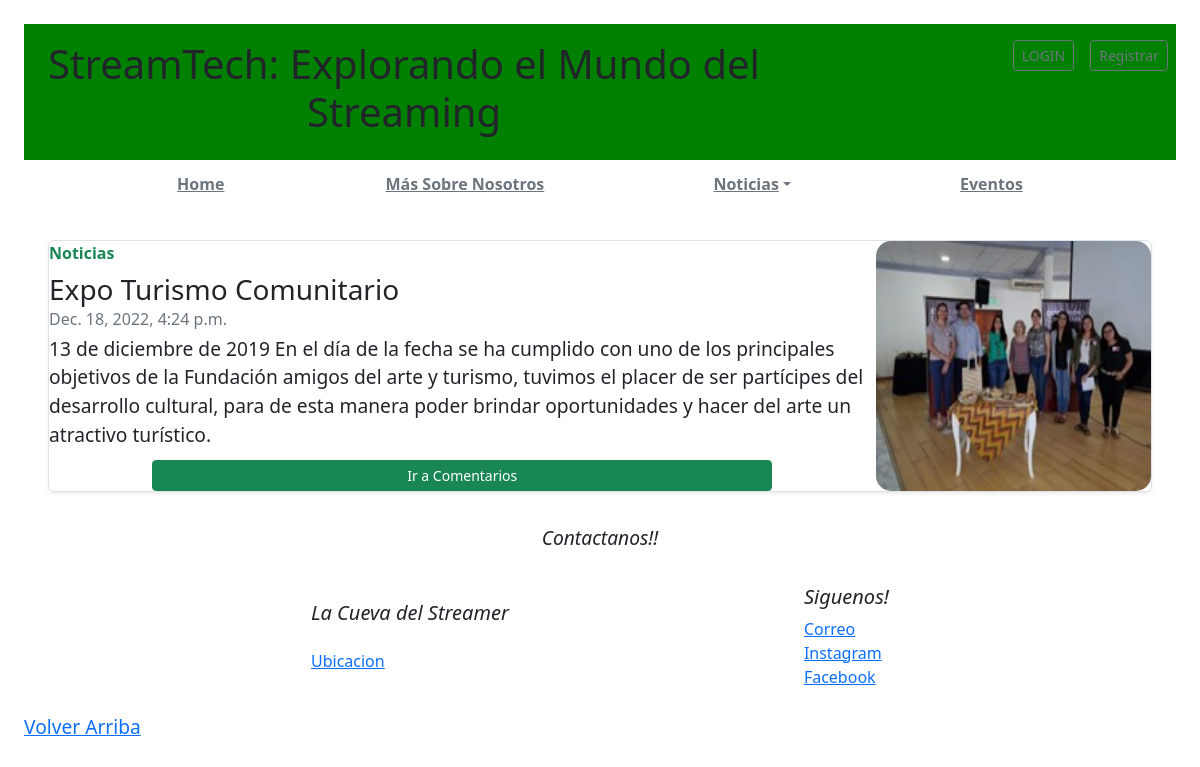
Page /Noticias/turismo on the committed database.
### apps/noticias/models.py (models this page shows, shortened)
class Post(models.Model):
    titulo = models.CharField(max_length=100)
    contenido = models.TextField(blank=True, null=True)
    imagen = models.ImageField(null=True, blank=True, upload_to='static/img/')
    fecha = models.DateTimeField(auto_now_add=True)
    categoria = models.ForeignKey(Categoria, on_delete = models.CASCADE)

### apps/noticias/views.py (the view)
# urls.py: path('turismo' , listar_NoticiasTurismo, name='listarturismo.html'),
def listar_NoticiasTurismo(request):
    posts = Post.objects.all().filter(categoria=2)
    post_ordenados = posts.order_by('-fecha')
    return render(request, 'noticias/listarturismo.html', { 'post_noticias': post_ordenados})

### templates/noticias/listarturismo.html (shortened to what this page needs)
{% extends 'basetemplate.html'%}
{% load static%}
{%block contenido%}
{% for post in post_noticias %}
    <div class="p-4 p-md-8  col-md-12">
        <div class="row g-0 border rounded flex-md-row mb-9 shadow-sm h-md-250 position-relative h-100">
            <div class="col p-md-8 d-flex flex-column position-static">
                <strong class="d-inline-block mb-2 text-success">Noticias</strong>
                <h3 class="mb-0">{{post.titulo}}</h3>
                <div class="mb-1 text-muted">{{ post.fecha }}</div>
                <p class="mb-auto">{{ post.contenido |safe }}</p>
                <a class="btn btn-success btn-sm mb-10 mx-auto w-75"
                    href="{% url 'noticias:detallenoticias' post.id %}">Ir a Comentarios </a>
            </div>
            <div class="col-3 d-none d-lg-block">
                <img src="{{ post.imagen.url }}" class="card-img-top" max-width="200px" height="250px" style="border-radius: 15px; padding-top: 0px;">
            </div>
        </div>
    </div>
{%endfor%}
{%endblock contenido%}

### static/css/Quienes.css (style rules this page uses)
p { font-size: larger; }
body { margin: 0; padding: 0; }

### rows in the picture
Post: titulo "Expo Turismo Comunitario", fecha "Dec. 18, 2022, 4:24 p.m.", contenido "13 de diciembre de 2019 En el día de la fecha se ha cumplido con uno de los principales objetivos de la Fundación amigos del arte y turismo, tuvimos el placer de ser partícipes del desarrollo cultural, para de esta manera poder brindar oportunidades y hacer del arte un atractivo turístico.", imagen (picture)
